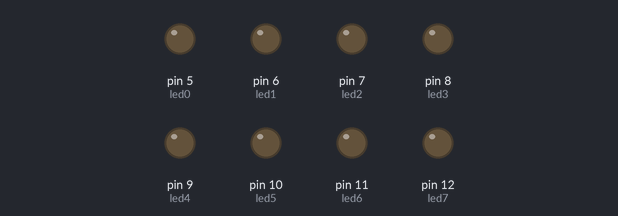
Recording of a sketch running on a simulated Arduino Uno, built with avr-gcc and run on an emulated ATmega328P. Parts: output pins drawn as LEDs (lit = HIGH). What the sketch prints to the serial monitor is not drawn.

Above: at 0.1 s.
At 5.19 s:
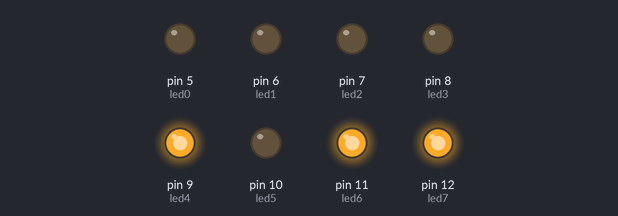
At 10.06 s:
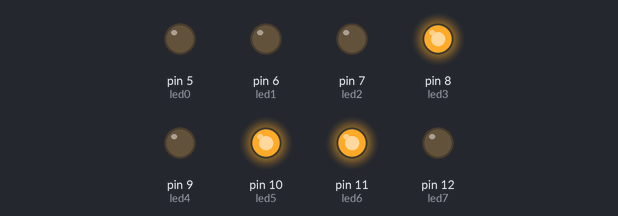
At 19.86 s:
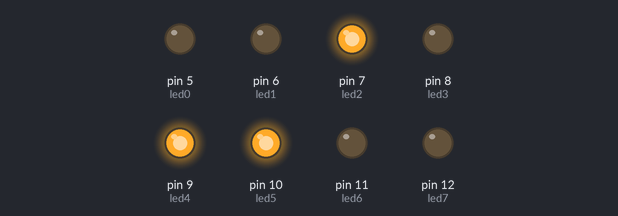
At 29.68 s:
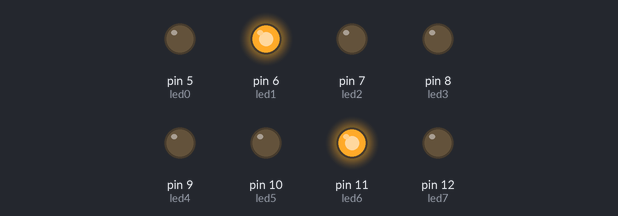
At 39.54 s:
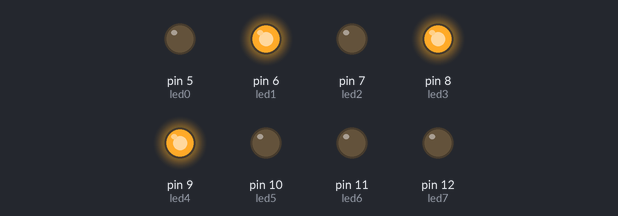
Timing chart, 0 to 40.0 s (numbered marks = the images above):
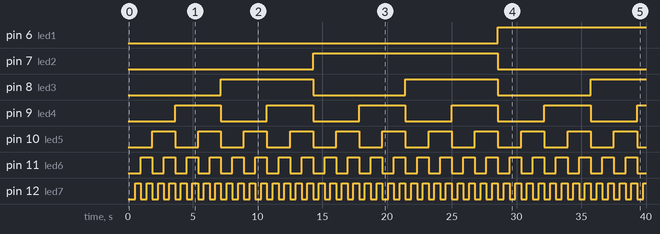

The sketch:

CFGS_MP10_LL006_SABERNEMES_005_LEDS_JUDIT_MARTIN_VILA.ino
```cpp
/**********************************************************************************
**                                                                               **
**                              Array de 8 LEDs                                  **
**                                                                               **
** NOM: JUDIT MARTIN                                          DATA: 27/03/2021   **
**********************************************************************************/

//********** Includes *************************************************************

//********** Variables ************************************************************
const int led0 = 5;          // donar nom al pin 5 de l’Arduino
const int led1 = 6;          // donar nom al pin 6 de l’Arduino
const int led2 = 7;          // donar nom al pin 7 de l’Arduino
const int led3 = 8;          // donar nom al pin 8 de l’Arduino
const int led4 = 9;          // donar nom al pin 9 de l’Arduino
const int led5 = 10;          // donar nom al pin 10 de l’Arduino
const int led6 = 11;          // donar nom al pin 11 de l’Arduino
const int led7 = 12;          // donar nom al pin 12 de l’Arduino
int numero = 0;
int resto1;
int resto2;
int resto3;
int resto4;
int resto5;
int resto6;
int resto7;
int resto8;
int myarray[7];

//********** Setup ****************************************************************
void setup()
{
  Serial.begin(9600);    // obre el port sèrie configurant la velocitat a 9600bps
  pinMode(led0, OUTPUT);     // definir el pin 5 com una sortida
  pinMode(led1, OUTPUT);     // definir el pin 6 com una sortida
  pinMode(led2, OUTPUT);     // definir el pin 7 com una sortida
  pinMode(led3, OUTPUT);     // definir el pin 8 com una sortida
  pinMode(led4, OUTPUT);     // definir el pin 9 com una sortida
  pinMode(led5, OUTPUT);     // definir el pin 10 com una sortida
  pinMode(led6, OUTPUT);     // definir el pin 11 com una sortida
  pinMode(led7, OUTPUT);     // definir el pin 12 com una sortida
}

//********** Loop *****************************************************************
void loop()
{
while (numero <= 255){

    Serial.print("Numero: ");
    Serial.println(numero);

    resto1 = numero / 2;
    Serial.println("resto1");
    Serial.println(resto1);

    resto2 = resto1 / 2;
    Serial.println("resto2");
    Serial.println(resto2);

    resto3 = resto2 / 2;
    Serial.println("resto3");
    Serial.println(resto3);

    resto4 = resto3 / 2;
    Serial.println("resto4");
    Serial.println(resto4);

    resto5 = resto4 / 2;
    Serial.println("resto5");
    Serial.println(resto5);

    resto6 = resto5 / 2;
    Serial.println("resto6");
    Serial.println(resto6);

    resto7 = resto6 / 2;
    Serial.println("resto7");
    Serial.println(resto7);

    resto8 = resto7 / 2;
    Serial.println("resto8");
    Serial.println(resto8);

    myarray[0]= resto7 % 2;
    Serial.println("array0");
    Serial.println(myarray[0]);

    myarray[1]= resto6 % 2;
    Serial.println("array1");
    Serial.println(myarray[1]);

    myarray[2]= resto5 % 2;
    Serial.println("array2");
    Serial.println(myarray[2]);

    myarray[3]= resto4 % 2;
    Serial.println("array3");
    Serial.println(myarray[3]);

    myarray[4]= resto3 % 2;
    Serial.println("array4");
    Serial.println(myarray[4]);

    myarray[5]= resto2 % 2;
    Serial.println("array5");
    Serial.println(myarray[5]);

    myarray[6]= resto1 % 2;
    Serial.println("array6");
    Serial.println(myarray[6]);

    myarray[7]= numero % 2;
    Serial.println("array7");
    Serial.println(myarray[7]);

    if (myarray[7]>=1){
      digitalWrite(led7, HIGH);
    }
    else {
      digitalWrite(led7, LOW);
    }

    if (myarray[6]>=1){
      digitalWrite(led6, HIGH);
    }
        else {
      digitalWrite(led6, LOW);
    }

    if (myarray[5]>=1){
      digitalWrite(led5, HIGH);
    }
    else {
      digitalWrite(led5, LOW);
    }

    if (myarray[4]>=1){
      digitalWrite(led4, HIGH);
    }
    else {
      digitalWrite(led4, LOW);
    }

    if (myarray[3]>=1){
      digitalWrite(led3, HIGH);
    }
    else {
      digitalWrite(led3, LOW);
    }

    if (myarray[2]>=1){
      digitalWrite(led2, HIGH);
    }
        else {
      digitalWrite(led2, LOW);
    }

    if (myarray[1]>=1){
      digitalWrite(led1, HIGH);
    }
    else {
      digitalWrite(led1, LOW);
    }

    if (myarray[0]>=1){
      digitalWrite(led0, HIGH);
    }
    else {
      digitalWrite(led0, LOW);
    }
    Serial.println("numero");
    Serial.println(numero, BIN);
    numero++;
    Serial.print("array 0: ");
    Serial.println(myarray[0]);
    Serial.print("array 1: ");
    Serial.println(myarray[1]);
    Serial.print("array 2: ");
    Serial.println(myarray[2]);
    Serial.print("array 3: ");
    Serial.println(myarray[3]);
    Serial.print("array 4: ");
    Serial.println(myarray[4]);
    Serial.print("array 5: ");
    Serial.println(myarray[5]);
    Serial.print("array 6: ");
    Serial.println(myarray[6]);
    Serial.print("array 7: ");
    Serial.println(myarray[7]);

    delay(200);
}
}

//********** Funcions *************************************************************
```

Measured:
- by itself, pin 6 (led1): LOW → HIGH at 28.6 s
- by itself, pin 7 (led2): LOW → HIGH at 14.3 s, → LOW 14.3 s later
- by itself, pin 8 (led3): alternates HIGH for 7.1 s and LOW for 7.1 s
- by itself, pin 9 (led4): alternates HIGH for 3.6 s and LOW for 3.6 s
- by itself, pin 10 (led5): alternates HIGH for 1.8 s and LOW for 1.8 s
- by itself, pin 11 (led6): alternates HIGH for 0.89 s and LOW for 0.89 s
- by itself, pin 12 (led7): alternates HIGH for 0.45 s and LOW for 0.45 s
